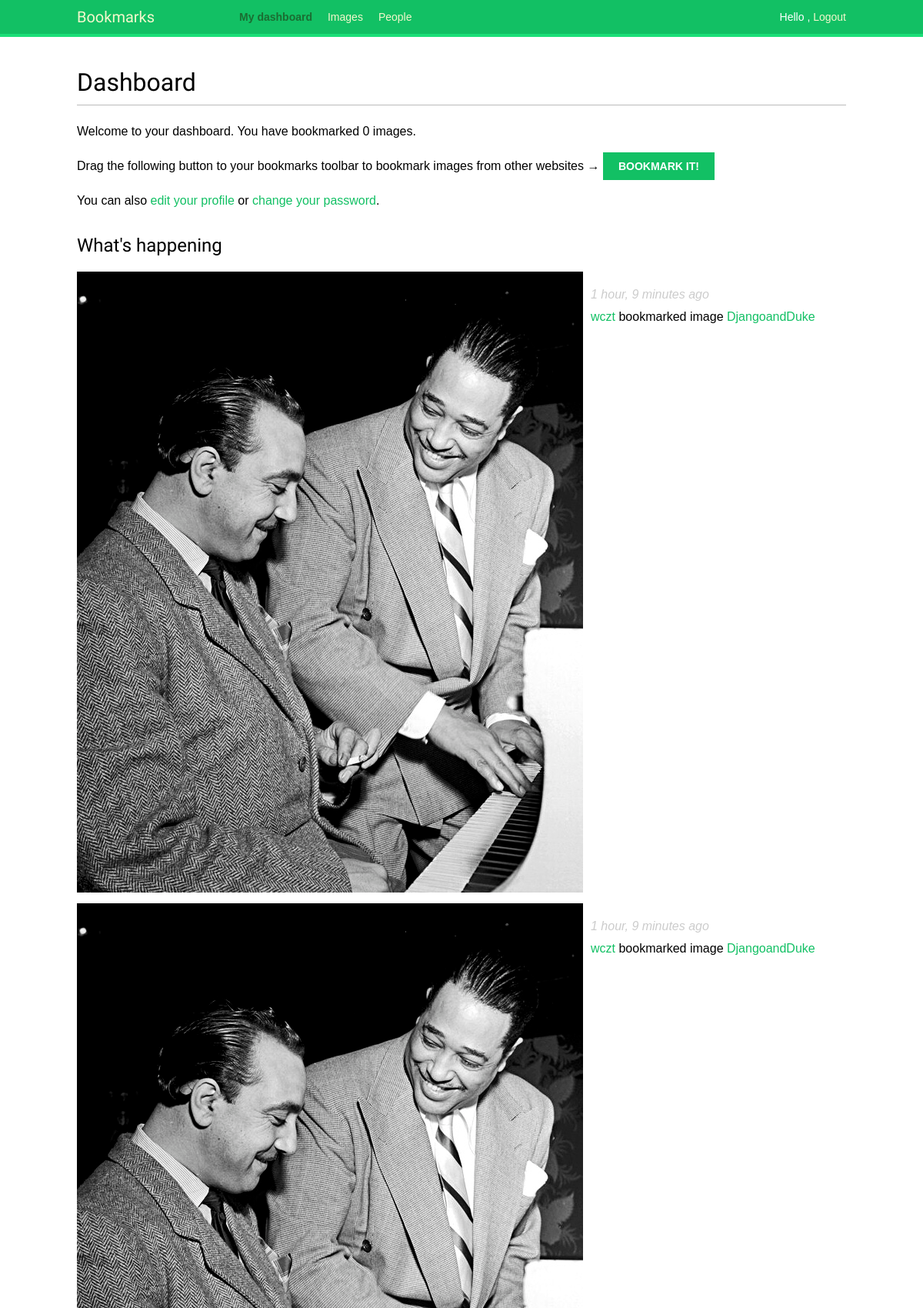
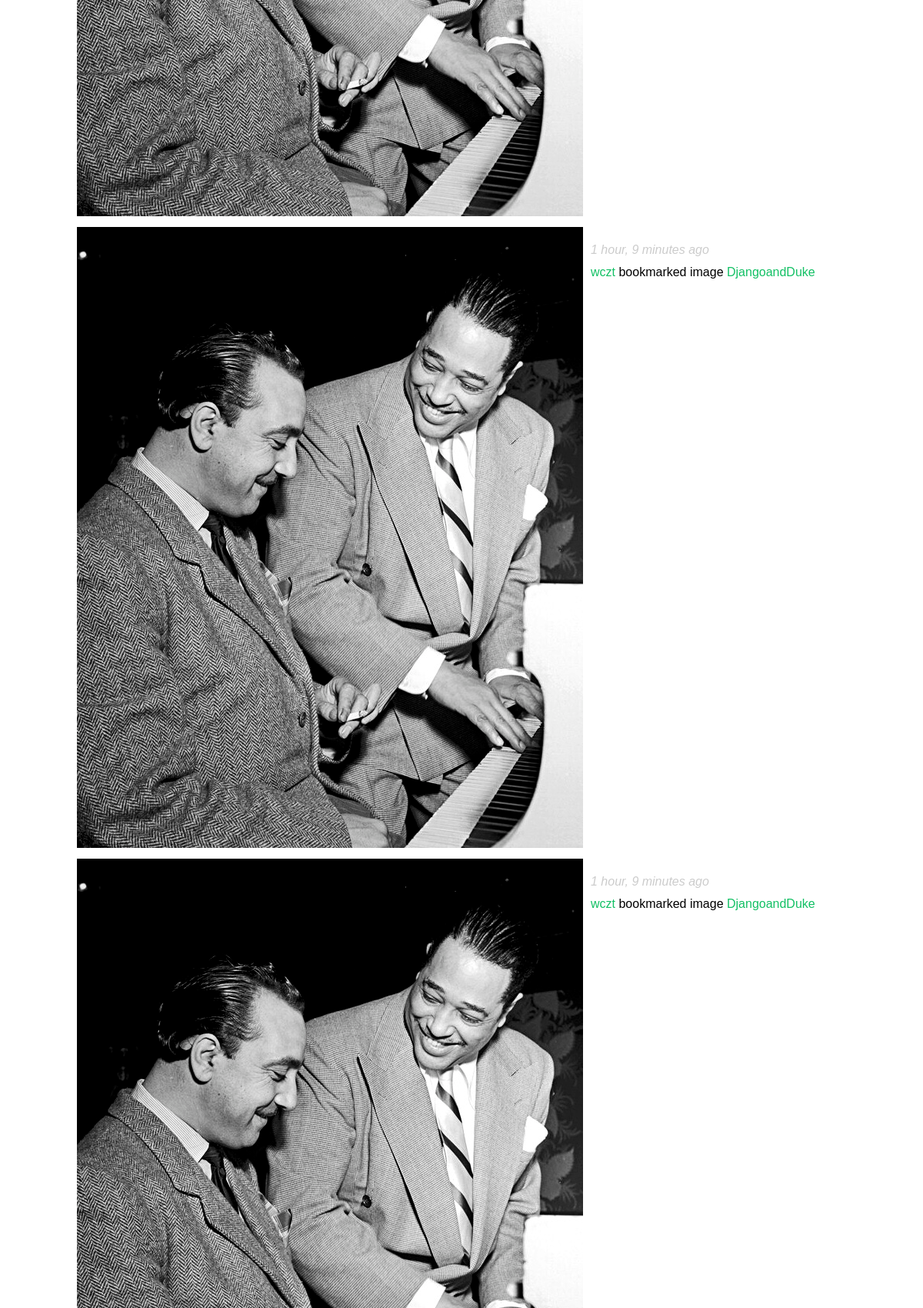
The page /account/ (signed in, upper part) on the database its author committed (2 pictures, top to bottom).
### actions/models.py (models this page shows)
class Action(models.Model):
    user = models.ForeignKey(User,
                             related_name='actions',
                             db_index=True)
    verb = models.CharField(max_length=255)
    target_ct = models.ForeignKey(ContentType,
                                  blank=True,
                                  null=True,
                                  related_name='target_obj')
    target_id = models.PositiveIntegerField(null=True,
                                            blank=True,
                                            db_index=True)
    target = GenericForeignKey('target_ct', 'target_id')
    created = models.DateTimeField(auto_now_add=True, db_index=True)
    class Meta:
        ordering = ('-created',)

### images/models.py (models this page shows, shortened)
class Image(models.Model):
    user = models.ForeignKey(settings.AUTH_USER_MODEL,
                             related_name='images_created')
    title = models.CharField(max_length=200)
    slug = models.SlugField(max_length=200, blank=True)
    url = models.URLField()
    image = models.ImageField(upload_to='images/%Y/%m/%d')
    description = models.TextField(blank=True)
    created = models.DateTimeField(auto_now_add=True,
                                   db_index=True)
    users_like = models.ManyToManyField(settings.AUTH_USER_MODEL,
                                        related_name='images_liked',
                                        blank=True)
    total_likes = models.PositiveIntegerField(db_index=True, default=0)
    def __str__(self):
        return self.title
    def get_absolute_url(self):
        return reverse('images:detail', args=[self.id, self.slug])

### account/views.py (the view)
@login_required
def dashboard(request):
    actions = Action.objects.exclude(user=request.user)
    following_ids = request.user.following.values_list('id', flat=True)
    if following_ids:
        actions = actions.filter(user_id__in=following_ids).select_related(
            'user', 'user__profile').prefetch_related('target')
    actions = actions[:10]
    return render(request, 'account/dashboard.html',
                  {'section': 'dashboard',
                   'actions': actions})

### account/templates/account/dashboard.html (shortened to what this page needs)
{% extends "base.html" %}
{% block content %}
    <h1>Dashboard</h1>
    {% with total_images_created=request.user.images_created.count %}
        <p>Welcome to your dashboard. You have bookmarked {{ total_images_created }} image{{ total_images_created|pluralize }}.</p>
    {% endwith %}
    <p>Drag the following button to your bookmarks toolbar to bookmark images from other websites → <a href="javascript:{% include "bookmarklet_launcher.js" %}" class="button">Bookmark it!</a><p>
    <p>You can also <a href="{% url "edit" %}">edit your profile</a> or <a href="{% url "password_change" %}">change your password</a>.<p>
      <h2>What's happening</h2>
      <div id="action-list">
        {% for action in actions %}
          {% include "actions/action/detail.html" %}
        {% endfor %}
      </div>
{% endblock %}

### actions/templates/actions/action/detail.html (shortened to what this page needs)
{% load thumbnail %}
{% with user=action.user profile=action.user.profile %}
<div class="action">
  <div class="images">
    {% if action.target %}
      {% with target=action.target %}
        {% if target.image %}
          {% thumbnail target.image "80x80" crop="100%" as im %}
            <a href="{{ target.get_absolute_url }}">
              <img src="{{ im.url }}" class="item-img">
            </a>
          {% endthumbnail %}
        {% endif %}
      {% endwith %}
    {% endif %}
  </div>
  <div class="info">
    <p>
      <span class="date">{{ action.created|timesince }} ago</span>
      <br />
      <a href="{{ user.get_absolute_url }}">
        {{ user.first_name }}
      </a>
      {{ action.verb }}
      {% if action.target %}
        {% with target=action.target %}
          <a href="{{ target.get_absolute_url }}">{{ target }}</a>
        {% endwith %}
      {% endif %}
    </p>
  </div>
</div>
{% endwith %}

### account/static/css/base.css (style rules this page uses)
body { margin:0; padding:0; font-family:helvetica, sans-serif; }
p { line-height: 1.8; }
a { color:#12c064; text-decoration:none; }
h1, h2, h3, h4, h5 , h6 { font-family: 'Muli', sans-serif; font-weight:normal; }
h1 { border-bottom:1px solid #bbb; padding:0 0 10px 0; margin:10px 0 20px 0; }
h2 { margin:30px 0 20px; }
input[type=submit], a.button { font-weight:bold; background:#12c064; color:#fff; padding:10px 20px; font-size:14px; text-transform:uppercase; }
.action { clear:both; overflow:auto; }
.action .images { float:left; margin:0 10px 10px 0; }
.action .date { font-style:italic; color:#ccc; }

### rows shown on the page
Action: created "1 hour, 9 minutes", user.first_name "wczt", verb "bookmarked image", target "DjangoandDuke"
Action: created "1 hour, 9 minutes", user.first_name "wczt", verb "bookmarked image", target "DjangoandDuke"
Action: created "1 hour, 9 minutes", user.first_name "wczt", verb "bookmarked image", target "DjangoandDuke"
Action: created "1 hour, 9 minutes", user.first_name "wczt", verb "bookmarked image", target "DjangoandDuke"

### other values the page prints
{{ total_images_created }} "0"
